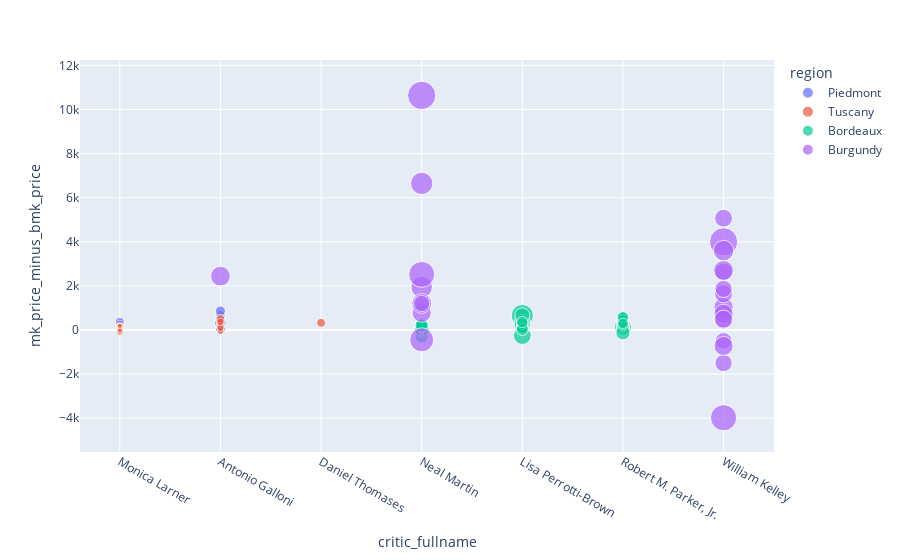

Notebook code for this chart:
### Markdown cell above
### Wine Critics/Specialists
#### The last graph shows who the various specialists/critics are, when it comes to wine regions. Neal Martin and William Keeley are the Burgundian Specialists. Keeley critiques only Burgundies whilst Martin does some Bordeaux as well. Lisa Perrotti-Brown and Robert Parker Jr are Bordeaux Specialists. Italian Wines are more dominated by Monica Larner and Antonio Galloni. Neal Martin consistently critiques big market price and increase in price wines.

### Code cell
specialists = px.scatter(merge, x="critic_fullname", y="mk_price_minus_bmk_price", color="region", size="marketPrice")
specialists.show()

### Figure 1 — Plotly figure (JSON) as saved in the notebook; plotly's stock layout.template omitted (floating-point values rounded to 4 significant figures)
{"data": [{"hovertemplate": "region=Piedmont<br>critic_fullname=%{x}<br>mk_price_minus_bmk_price=%{y}<br>marketPrice=%{marker.size}<extra></extra>", "legendgroup": "Piedmont", "marker": {"color": "#636efa", "size": [1480, 1850, 1800, 1596, 2500, 2260, 2199, 1800, 1350, 1550, 1350, 2872, 1500, 1400, 1299, 1755], "sizemode": "area", "sizeref": 42.95, "symbol": "circle"}, "mode": "markers", "name": "Piedmont", "orientation": "v", "showlegend": true, "type": "scatter", "x": ["Monica Larner", "Antonio Galloni", "Antonio Galloni", "Antonio Galloni", "Antonio Galloni", "Antonio Galloni", "Antonio Galloni", "Monica Larner", "Monica Larner", "Monica Larner", "Monica Larner", "Antonio Galloni", "Monica Larner", "Monica Larner", "Monica Larner", "Antonio Galloni"], "xaxis": "x", "y": [124, 670, 500, 451, 280, 70, 859, 360, -2, 250, 90, 318, 92, 124, -1, 425], "yaxis": "y"}, {"hovertemplate": "region=Tuscany<br>critic_fullname=%{x}<br>mk_price_minus_bmk_price=%{y}<br>marketPrice=%{marker.size}<extra></extra>", "legendgroup": "Tuscany", "marker": {"color": "#EF553B", "size": [1110, 460, 1408, 574, 520, 660, 540, 1700, 1408, 1024, 1326, 958, 960, 1100, 980, 1200, 1300, 1000, 1678, 857, 420, 1245, 475, 870, 480, 487, 540, 600], "sizemode": "area", "sizeref": 42.95, "symbol": "circle"}, "mode": "markers", "name": "Tuscany", "orientation": "v", "showlegend": true, "type": "scatter", "x": ["Monica Larner", "Monica Larner", "Antonio Galloni", "Antonio Galloni", "Antonio Galloni", "Antonio Galloni", "Antonio Galloni", "Daniel Thomases", "Antonio Galloni", "Antonio Galloni", "Monica Larner", "Monica Larner", "Monica Larner", "Antonio Galloni", "Monica Larner", "Monica Larner", "Monica Larner", "Monica Larner", "Antonio Galloni", "Monica Larner", "Monica Larner", "Antonio Galloni", "Monica Larner", "Monica Larner", "Monica Larner", "Monica Larner", "Monica Larner", "Monica Larner"], "xaxis": "x", "y": [-94, 40, 258, 223, 60, 270, 240, 322, 170, -48, 156, 98, 110, 90, 150, 118, 100, 140, 498, 57, 78, 363, 87, -50, 100, 167, -4, 192], "yaxis": "y"}, {"hovertemplate": "region=Bordeaux<br>critic_fullname=%{x}<br>mk_price_minus_bmk_price=%{y}<br>marketPrice=%{marker.size}<extra></extra>", "legendgroup": "Bordeaux", "marker": {"color": "#00cc96", "size": [3910, 3700, 6250, 4400, 3720, 3920, 3700, 780, 1040, 738, 10500, 3900, 6250, 1082, 870, 900, 3826, 800, 907, 450, 550, 1000, 900, 990, 525, 3560, 750, 6830, 975, 530, 880, 850, 4850, 3758, 840, 420, 3800, 450, 400, 490, 490, 820, 400, 5415, 400, 300, 950, 350, 477, 5415, 4820, 496, 3600, 790, 2973, 3300, 408, 2820, 468, 4425, 2900, 2690, 2750, 3295, 3400, 2590, 3800, 2300, 2360, 2580, 2960, 2730, 3144, 2761], "sizemode": "area", "sizeref": 42.95, "symbol": "circle"}, "mode": "markers", "name": "Bordeaux", "orientation": "v", "showlegend": true, "type": "scatter", "x": ["Neal Martin", "Lisa Perrotti-Brown", "Robert M. Parker, Jr.", "Neal Martin", "Neal Martin", "Robert M. Parker, Jr.", "Neal Martin", "Neal Martin", "Lisa Perrotti-Brown", "Lisa Perrotti-Brown", "Lisa Perrotti-Brown", "Robert M. Parker, Jr.", "Lisa Perrotti-Brown", "Lisa Perrotti-Brown", "Robert M. Parker, Jr.", "Robert M. Parker, Jr.", "Neal Martin", "Robert M. Parker, Jr.", "Robert M. Parker, Jr.", "Robert M. Parker, Jr.", "Neal Martin", "Neal Martin", "Neal Martin", "Lisa Perrotti-Brown", "Robert M. Parker, Jr.", "Neal Martin", "Robert M. Parker, Jr.", "Lisa Perrotti-Brown", "Lisa Perrotti-Brown", "Neal Martin", "Neal Martin", "Lisa Perrotti-Brown", "Neal Martin", "Robert M. Parker, Jr.", "Neal Martin", "Neal Martin", "Neal Martin", "Neal Martin", "Robert M. Parker, Jr.", "Lisa Perrotti-Brown", "Lisa Perrotti-Brown", "Robert M. Parker, Jr.", "Robert M. Parker, Jr.", "Lisa Perrotti-Brown", "Robert M. Parker, Jr.", "Neal Martin", "Lisa Perrotti-Brown", "Neal Martin", "Neal Martin", "Lisa Perrotti-Brown", "Lisa Perrotti-Brown", "Neal Martin", "Robert M. Parker, Jr.", "Neal Martin", "Robert M. Parker, Jr.", "Robert M. Parker, Jr.", "Lisa Perrotti-Brown", "Robert M. Parker, Jr.", "Robert M. Parker, Jr.", "Robert M. Parker, Jr.", "Neal Martin", "Neal Martin", "Robert M. Parker, Jr.", "Lisa Perrotti-Brown", "Lisa Perrotti-Brown", "Robert M. Parker, Jr.", "Neal Martin", "Robert M. Parker, Jr.", "Lisa Perrotti-Brown", "Lisa Perrotti-Brown", "Lisa Perrotti-Brown", "Lisa Perrotti-Brown", "Lisa Perrotti-Brown", "Lisa Perrotti-Brown"], "xaxis": "x", "y": [110, 0, 134, 0, 240, 40, 180, 98, 90, -22, 656, 216, 328, 34, 165, 100, -290, 55, 102, 230, 130, 12, 37, 0, 225, 35, -40, -256, -51, 80, 155, -10, 50, 68, 59, -112, 240, 110, 68, -14, -4, 85, 100, 177, 45, -4, 108, 26, 117, 265, 660, 184, 499, -4, 363, 145, 51, 442, 3, -125, 250, 190, 245, 295, 50, 590, 195, 300, 100, 80, 116, 272, 24, 359], "yaxis": "y"}, {"hovertemplate": "region=Burgundy<br>critic_fullname=%{x}<br>mk_price_minus_bmk_price=%{y}<br>marketPrice=%{marker.size}<extra></extra>", "legendgroup": "Burgundy", "marker": {"color": "#ab63fa", "size": [8000, 9950, 14766, 7000, 7800, 14520, 8400, 17180, 7906, 8400, 6800, 12402, 17000, 10650, 8016, 6396, 6900, 6552, 6360, 5600, 8400, 9000, 6000, 7812], "sizemode": "area", "sizeref": 42.95, "symbol": "circle"}, "mode": "markers", "name": "Burgundy", "orientation": "v", "showlegend": true, "type": "scatter", "x": ["William Kelley", "Neal Martin", "William Kelley", "William Kelley", "William Kelley", "Neal Martin", "Antonio Galloni", "Neal Martin", "Neal Martin", "Neal Martin", "William Kelley", "Neal Martin", "William Kelley", "Neal Martin", "William Kelley", "William Kelley", "William Kelley", "William Kelley", "William Kelley", "Neal Martin", "William Kelley", "William Kelley", "William Kelley", "William Kelley"], "xaxis": "x", "y": [1026, 1950, -3984, 1640, 470, 2520, 2440, 10642, 782, 1200, 5070, -448, 4000, 6650, 726, -1504, 495, 2632, 1860, 1200, 2700, 3600, -500, -728], "yaxis": "y"}], "layout": {"legend": {"itemsizing": "constant", "title": {"text": "region"}, "tracegroupgap": 0}, "margin": {"t": 60}, "xaxis": {"anchor": "y", "domain": [0, 1], "title": {"text": "critic_fullname"}}, "yaxis": {"anchor": "x", "domain": [0, 1], "title": {"text": "mk_price_minus_bmk_price"}}}}
